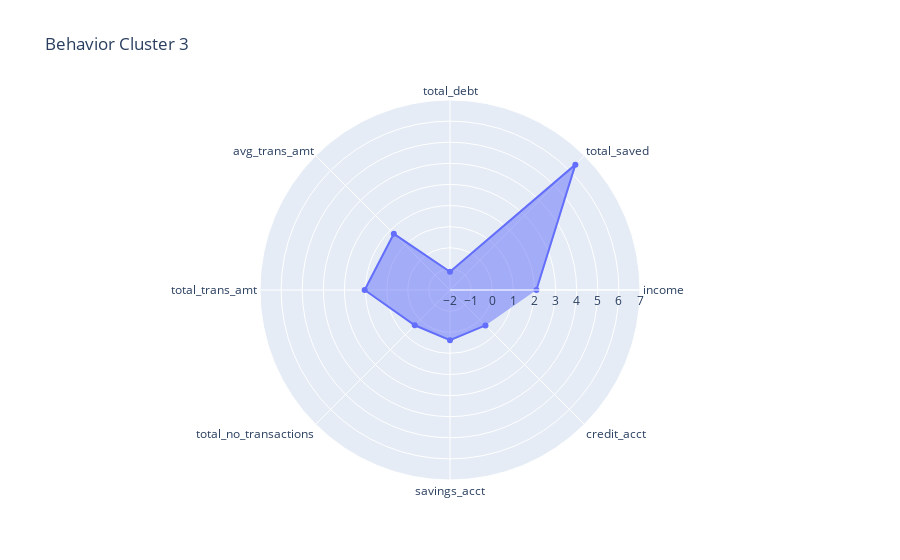

Notebook code for this chart:
### Code cell
fig = go.Figure()

fig.add_trace(go.Scatterpolar(r = bhv_scaled3.mean(), theta = bhv_scaled3.columns,fill='toself'))

fig.update_layout(title = 'Behavior Cluster 3',     
    polar=dict(
    radialaxis=dict(
    visible=True,
    range=[-2,7])))

fig.show()

### Figure 1 — Plotly figure (JSON) as saved in the notebook; plotly's stock layout.template omitted (floating-point values rounded to 4 significant figures)
{"data": [{"fill": "toself", "r": [2.093, 6.398, -1.137, 1.765, 2.042, 0.3613, 0.375, 0.375], "theta": ["income", "total_saved", "total_debt", "avg_trans_amt", "total_trans_amt", "total_no_transactions", "savings_acct", "credit_acct"], "type": "scatterpolar"}], "layout": {"polar": {"radialaxis": {"range": [-2, 7], "visible": true}}, "title": {"text": "Behavior Cluster 3"}}}
